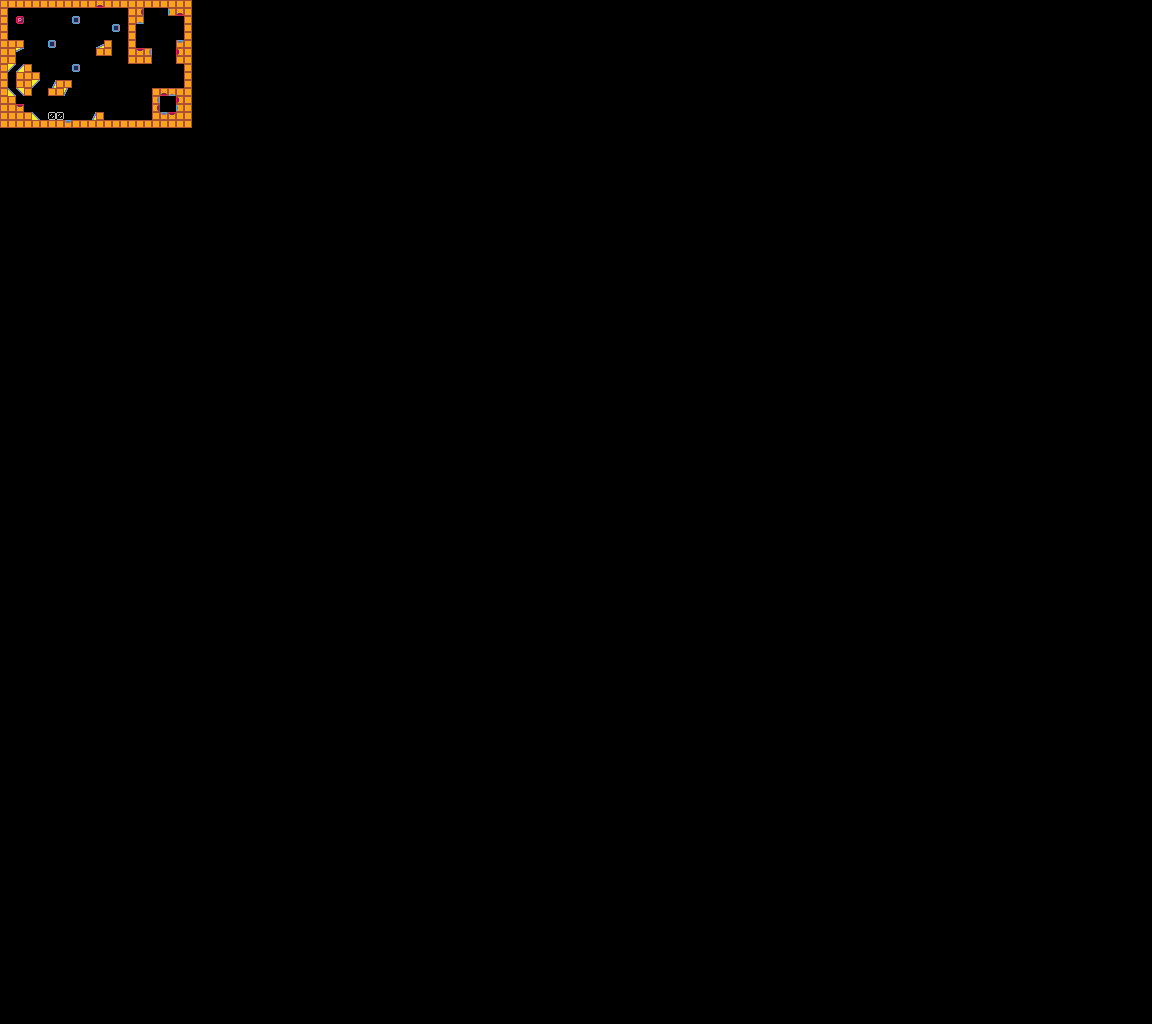

Tiled map render using the project's own tile images. Description and the map definition, with tile-layer contents summarised, below:
An orthogonal 144x128 tile map with 8x8 px tiles, 1 tile layer (Tile Layer 1) and 6 objects.

<map version="1.0" tiledversion="1.0.2" orientation="orthogonal" renderorder="left-up" width="144" height="128" tilewidth="8" tileheight="8" nextobjectid="17">
 <tileset firstgid="1" source="tileset.tsx" />
 <layer name="Tile Layer 1" width="144" height="128">
  <data>[18432 cells, 149 non-empty, 20 distinct tile ids]</data>
 </layer>
 <objectgroup name="Wires">
  <object id="11" x="140.333" y="19.6667">
   <polyline points="0,0 -0.333333,-6.33333" />
  </object>
  <object id="12" x="171.333" y="11.3333">
   <polyline points="0,0 8.33333,0" />
  </object>
  <object id="13" x="178.667" y="43">
   <polyline points="0,0 1,6.66667" />
  </object>
  <object id="14" x="148" y="49.6667">
   <polyline points="-0.666667,1.33333 -7.99997,2" />
  </object>
  <object id="15" x="68.6667" y="124">
   <polyline points="0,0 -48.6667,-0.666667 -48.6667,-14.6667" />
  </object>
  <object id="16" x="66.3333" y="122.333">
   <polyline points="0,0 74.3333,-0.333333 72.6667,-70" />
  </object>
 </objectgroup>
</map>
